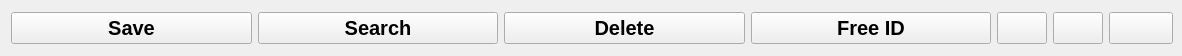
    <widget class="QWidget" name="widget_9" native="true">
     <property name="sizePolicy">
      <sizepolicy hsizetype="Preferred" vsizetype="Fixed">
       <horstretch>0</horstretch>
       <verstretch>0</verstretch>
      </sizepolicy>
     </property>
     <property name="minimumSize">
      <size>
       <width>1182</width>
       <height>56</height>
      </size>
     </property>
     <property name="maximumSize">
      <size>
       <width>1182</width>
       <height>56</height>
      </size>
     </property>
     <layout class="QHBoxLayout" name="horizontalLayout_2">
      <property name="topMargin">
       <number>0</number>
      </property>
      <property name="rightMargin">
       <number>9</number>
      </property>
      <property name="bottomMargin">
       <number>0</number>
      </property>
      <item>
       <widget class="QPushButton" name="save">
        <property name="minimumSize">
         <size>
          <width>0</width>
          <height>32</height>
         </size>
        </property>
        <property name="font">
         <font>
          <pointsize>15</pointsize>
          <bold>true</bold>
         </font>
        </property>
        <property name="text">
         <string>Save</string>
        </property>
        <property name="icon">
         <iconset resource="images/images.qrc">
          <normaloff>:/login/diskette.png</normaloff>:/login/diskette.png</iconset>
        </property>
        <property name="iconSize">
         <size>
          <width>24</width>
          <height>24</height>
         </size>
        </property>
       </widget>
      </item>
      <item>
       <widget class="QPushButton" name="Search">
        <property name="minimumSize">
         <size>
          <width>0</width>
          <height>32</height>
         </size>
        </property>
        <property name="font">
         <font>
          <pointsize>15</pointsize>
          <bold>true</bold>
         </font>
        </property>
        <property name="text">
         <string>Search</string>
        </property>
        <property name="icon">
         <iconset resource="images/images.qrc">
          <normaloff>:/login/interface.png</normaloff>:/login/interface.png</iconset>
        </property>
        <property name="iconSize">
         <size>
          <width>24</width>
          <height>24</height>
         </size>
        </property>
       </widget>
      </item>
      <item>
       <widget class="QPushButton" name="Delete">
        <property name="minimumSize">
         <size>
          <width>0</width>
          <height>32</height>
         </size>
        </property>
        <property name="font">
         <font>
          <pointsize>15</pointsize>
          <bold>true</bold>
         </font>
        </property>
        <property name="text">
         <string>Delete</string>
        </property>
        <property name="icon">
         <iconset resource="images/images.qrc">
          <normaloff>:/login/delete.png</normaloff>:/login/delete.png</iconset>
        </property>
        <property name="iconSize">
         <size>
          <width>24</width>
          <height>24</height>
         </size>
        </property>
       </widget>
      </item>
      <item>
       <widget class="QPushButton" name="free_id">
        <property name="minimumSize">
         <size>
          <width>0</width>
          <height>32</height>
         </size>
        </property>
        <property name="font">
         <font>
          <pointsize>15</pointsize>
          <bold>true</bold>
         </font>
        </property>
        <property name="text">
         <string>Free ID</string>
        </property>
        <property name="icon">
         <iconset resource="images/images.qrc">
          <normaloff>:/login/free.png</normaloff>:/login/free.png</iconset>
        </property>
        <property name="iconSize">
         <size>
          <width>24</width>
          <height>24</height>
         </size>
        </property>
       </widget>
      </item>
      <item>
       <widget class="QPushButton" name="left">
        <property name="minimumSize">
         <size>
          <width>50</width>
          <height>32</height>
         </size>
        </property>
        <property name="maximumSize">
         <size>
          <width>50</width>
          <height>16777215</height>
         </size>
        </property>
        <property name="text">
         <string/>
        </property>
        <property name="icon">
         <iconset resource="images/images.qrc">
          <normaloff>:/login/left_arrow.png</normaloff>:/login/left_arrow.png</iconset>
        </property>
        <property name="iconSize">
         <size>
          <width>32</width>
          <height>32</height>
         </size>
        </property>
       </widget>
      </item>
      <item>
       <widget class="QPushButton" name="right">
        <property name="minimumSize">
         <size>
          <width>50</width>
          <height>32</height>
         </size>
        </property>
        <property name="maximumSize">
         <size>
          <width>50</width>
          <height>16777215</height>
         </size>
        </property>
        <property name="text">
         <string/>
        </property>
        <property name="icon">
         <iconset resource="images/images.qrc">
          <normaloff>:/login/right_arrow.png</normaloff>:/login/right_arrow.png</iconset>
        </property>
        <property name="iconSize">
         <size>
          <width>32</width>
          <height>32</height>
         </size>
        </property>
       </widget>
      </item>
      <item>
       <widget class="QPushButton" name="show">
        <property name="minimumSize">
         <size>
          <width>0</width>
          <height>32</height>
         </size>
        </property>
        <property name="maximumSize">
         <size>
          <width>64</width>
          <height>16777215</height>
         </size>
        </property>
        <property name="text">
         <string/>
        </property>
        <property name="icon">
         <iconset resource="images/images.qrc">
          <normaloff>:/login/eye.png</normaloff>:/login/eye.png</iconset>
        </property>
        <property name="iconSize">
         <size>
          <width>32</width>
          <height>32</height>
         </size>
        </property>
       </widget>
      </item>
     </layout>
    </widget>
